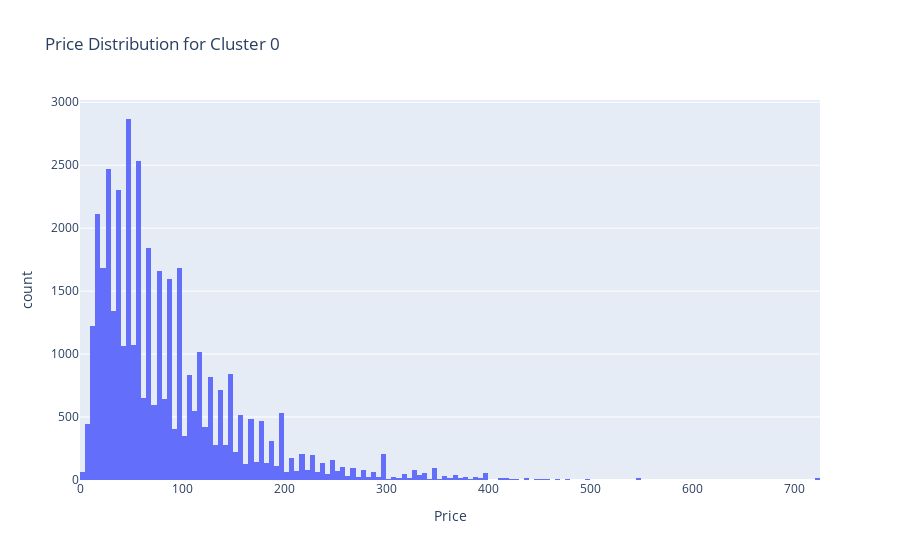

The cell this chart's notebook holds for it:
### Code cell
# Plot Price Distribution
histogram(df=cluster_0_df,
          x="price", 
          title="Price Distribution for Cluster 0",
          xaxis="Price")

### Figure 1 — Plotly figure (JSON) as saved in the notebook; plotly's stock layout.template omitted (floating-point values rounded to 4 significant figures; data arrays with more than 128 entries replaced by an {"elided": "..."} marker saying what was removed)
{"data": [{"alignmentgroup": "True", "bingroup": "x", "hovertemplate": "price=%{x}<br>count=%{y}<extra></extra>", "legendgroup": "", "marker": {"color": "#636efa", "pattern": {"shape": ""}}, "name": "", "offsetgroup": "", "orientation": "v", "showlegend": false, "type": "histogram", "x": {"elided": "40089 float values"}, "xaxis": "x", "yaxis": "y"}], "layout": {"autosize": true, "barmode": "relative", "legend": {"tracegroupgap": 0}, "title": {"text": "Price Distribution for Cluster 0"}, "xaxis": {"anchor": "y", "autorange": true, "domain": [0, 1], "range": [0, 725], "title": {"text": "Price"}, "type": "linear"}, "yaxis": {"anchor": "x", "autorange": true, "domain": [0, 1], "range": [0, 3018.0], "title": {"text": "count"}}}}
